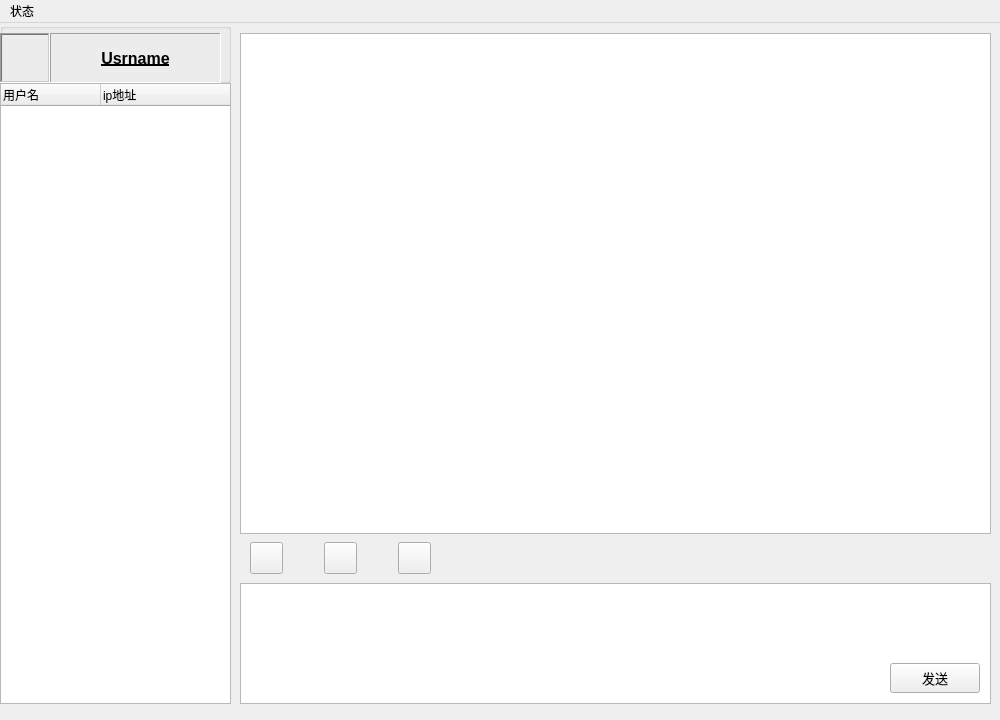
<?xml version="1.0" encoding="UTF-8"?>
<ui version="4.0">
 <class>MainWindow</class>
 <widget class="QMainWindow" name="MainWindow">
  <property name="geometry">
   <rect>
    <x>0</x>
    <y>0</y>
    <width>1000</width>
    <height>720</height>
   </rect>
  </property>
  <property name="windowTitle">
   <string>WeLink</string>
  </property>
  <property name="windowIcon">
   <iconset resource="src.qrc">
    <normaloff>:/images/images/app_theme.png</normaloff>:/images/images/app_theme.png</iconset>
  </property>
  <property name="tabShape">
   <enum>QTabWidget::Rounded</enum>
  </property>
  <widget class="QWidget" name="centralwidget">
   <widget class="QTreeWidget" name="treeWidget_usrlst">
    <property name="geometry">
     <rect>
      <x>0</x>
      <y>60</y>
      <width>231</width>
      <height>621</height>
     </rect>
    </property>
    <attribute name="headerVisible">
     <bool>true</bool>
    </attribute>
    <column>
     <property name="text">
      <string>用户名</string>
     </property>
     <property name="icon">
      <iconset resource="src.qrc">
       <normaloff>:/images/images/client_ico.png</normaloff>:/images/images/client_ico.png</iconset>
     </property>
    </column>
    <column>
     <property name="text">
      <string>ip地址</string>
     </property>
     <property name="icon">
      <iconset resource="src.qrc">
       <normaloff>:/images/images/ip_ico.png</normaloff>:/images/images/ip_ico.png</iconset>
     </property>
    </column>
   </widget>
   <widget class="QGroupBox" name="groupBox_">
    <property name="geometry">
     <rect>
      <x>0</x>
      <y>0</y>
      <width>231</width>
      <height>60</height>
     </rect>
    </property>
    <property name="title">
     <string/>
    </property>
    <property name="flat">
     <bool>false</bool>
    </property>
    <widget class="QLabel" name="label_head">
     <property name="geometry">
      <rect>
       <x>0</x>
       <y>10</y>
       <width>50</width>
       <height>50</height>
      </rect>
     </property>
     <property name="frameShape">
      <enum>QFrame::WinPanel</enum>
     </property>
     <property name="frameShadow">
      <enum>QFrame::Sunken</enum>
     </property>
     <property name="pixmap">
      <pixmap resource="src.qrc">:/images/images/administor.png</pixmap>
     </property>
     <property name="scaledContents">
      <bool>true</bool>
     </property>
    </widget>
    <widget class="QLabel" name="label_Usrname">
     <property name="geometry">
      <rect>
       <x>50</x>
       <y>10</y>
       <width>171</width>
       <height>50</height>
      </rect>
     </property>
     <property name="font">
      <font>
       <pointsize>12</pointsize>
       <bold>true</bold>
       <underline>true</underline>
      </font>
     </property>
     <property name="frameShape">
      <enum>QFrame::Panel</enum>
     </property>
     <property name="frameShadow">
      <enum>QFrame::Sunken</enum>
     </property>
     <property name="text">
      <string>Usrname</string>
     </property>
     <property name="alignment">
      <set>Qt::AlignCenter</set>
     </property>
    </widget>
   </widget>
   <widget class="QTextBrowser" name="textBrowser_chatzone">
    <property name="geometry">
     <rect>
      <x>240</x>
      <y>10</y>
      <width>751</width>
      <height>501</height>
     </rect>
    </property>
    <property name="html">
     <string>&lt;!DOCTYPE HTML PUBLIC &quot;-//W3C//DTD HTML 4.0//EN&quot; &quot;http://www.w3.org/TR/REC-html40/strict.dtd&quot;&gt;
&lt;html&gt;&lt;head&gt;&lt;meta name=&quot;qrichtext&quot; content=&quot;1&quot; /&gt;&lt;meta charset=&quot;utf-8&quot; /&gt;&lt;style type=&quot;text/css&quot;&gt;
p, li { white-space: pre-wrap; }
hr { height: 1px; border-width: 0; }
li.unchecked::marker { content: &quot;\2610&quot;; }
li.checked::marker { content: &quot;\2612&quot;; }
&lt;/style&gt;&lt;/head&gt;&lt;body style=&quot; font-family:'Microsoft YaHei UI'; font-size:9pt; font-weight:400; font-style:normal;&quot;&gt;
&lt;p style=&quot;-qt-paragraph-type:empty; margin-top:0px; margin-bottom:0px; margin-left:0px; margin-right:0px; -qt-block-indent:0; text-indent:0px;&quot;&gt;&lt;br /&gt;&lt;/p&gt;&lt;/body&gt;&lt;/html&gt;</string>
    </property>
   </widget>
   <widget class="QTextEdit" name="textEdit_inputzone">
    <property name="geometry">
     <rect>
      <x>240</x>
      <y>560</y>
      <width>751</width>
      <height>121</height>
     </rect>
    </property>
    <property name="contextMenuPolicy">
     <enum>Qt::NoContextMenu</enum>
    </property>
   </widget>
   <widget class="QPushButton" name="pushButton_send">
    <property name="geometry">
     <rect>
      <x>890</x>
      <y>640</y>
      <width>90</width>
      <height>30</height>
     </rect>
    </property>
    <property name="font">
     <font>
      <pointsize>10</pointsize>
     </font>
    </property>
    <property name="toolTip">
     <string>快捷键Ctrl+Enter</string>
    </property>
    <property name="text">
     <string>发送</string>
    </property>
    <property name="icon">
     <iconset resource="src.qrc">
      <normaloff>:/images/images/send_ico.png</normaloff>:/images/images/send_ico.png</iconset>
    </property>
    <property name="iconSize">
     <size>
      <width>20</width>
      <height>20</height>
     </size>
    </property>
    <property name="shortcut">
     <string>Ctrl+Return</string>
    </property>
   </widget>
   <widget class="QWidget" name="horizontalLayoutWidget">
    <property name="geometry">
     <rect>
      <x>250</x>
      <y>510</y>
      <width>181</width>
      <height>51</height>
     </rect>
    </property>
    <layout class="QHBoxLayout" name="horizontalLayout">
     <item>
      <widget class="QToolButton" name="toolButton_filesnd">
       <property name="toolTip">
        <string>发送文件</string>
       </property>
       <property name="icon">
        <iconset resource="src.qrc">
         <normaloff>:/images/images/file_ico.png</normaloff>:/images/images/file_ico.png</iconset>
       </property>
       <property name="iconSize">
        <size>
         <width>25</width>
         <height>25</height>
        </size>
       </property>
      </widget>
     </item>
     <item>
      <spacer name="horizontalSpacer">
       <property name="orientation">
        <enum>Qt::Horizontal</enum>
       </property>
       <property name="sizeHint" stdset="0">
        <size>
         <width>30</width>
         <height>20</height>
        </size>
       </property>
      </spacer>
     </item>
     <item>
      <widget class="QToolButton" name="toolButton_chatsavr">
       <property name="toolTip">
        <string>保存聊天记录</string>
       </property>
       <property name="icon">
        <iconset resource="src.qrc">
         <normaloff>:/images/images/save_ico.png</normaloff>:/images/images/save_ico.png</iconset>
       </property>
       <property name="iconSize">
        <size>
         <width>25</width>
         <height>25</height>
        </size>
       </property>
      </widget>
     </item>
     <item>
      <spacer name="horizontalSpacer_2">
       <property name="orientation">
        <enum>Qt::Horizontal</enum>
       </property>
       <property name="sizeHint" stdset="0">
        <size>
         <width>30</width>
         <height>20</height>
        </size>
       </property>
      </spacer>
     </item>
     <item>
      <widget class="QToolButton" name="toolButton_p2pchat">
       <property name="toolTip">
        <string>开启私聊</string>
       </property>
       <property name="icon">
        <iconset resource="src.qrc">
         <normaloff>:/images/images/message_ico.png</normaloff>:/images/images/message_ico.png</iconset>
       </property>
       <property name="iconSize">
        <size>
         <width>25</width>
         <height>25</height>
        </size>
       </property>
      </widget>
     </item>
    </layout>
   </widget>
  </widget>
  <widget class="QMenuBar" name="menuBar">
   <property name="enabled">
    <bool>true</bool>
   </property>
   <property name="geometry">
    <rect>
     <x>0</x>
     <y>0</y>
     <width>1000</width>
     <height>21</height>
    </rect>
   </property>
   <widget class="QMenu" name="menu">
    <property name="font">
     <font>
      <pointsize>9</pointsize>
     </font>
    </property>
    <property name="title">
     <string>状态</string>
    </property>
    <addaction name="separator"/>
    <addaction name="action_Log_out"/>
   </widget>
   <addaction name="menu"/>
  </widget>
  <action name="action_Log_out">
   <property name="icon">
    <iconset resource="src.qrc">
     <normaloff>:/images/images/log_out.png</normaloff>:/images/images/log_out.png</iconset>
   </property>
   <property name="text">
    <string>退出登录(Log out)</string>
   </property>
   <property name="toolTip">
    <string>退出当前账号</string>
   </property>
  </action>
 </widget>
 <resources>
  <include location="src.qrc"/>
 </resources>
 <connections/>
</ui>
